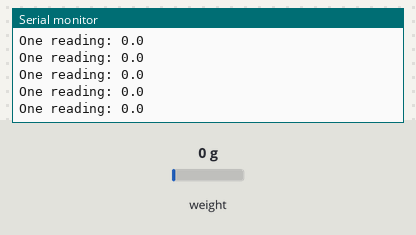
Recording of a program running on a simulated ESP32. Parts: the last lines printed to the serial monitor. Inputs (shaded band) come from the test bench; at power-on: weight on the scale 0 g.

Above: at 8.4 s.
8.5 s: weight on the scale set to 100 g
At 8.51 s:
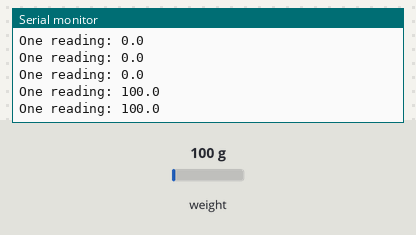
10.0 s: weight on the scale set to 1250 g
At 10.01 s:
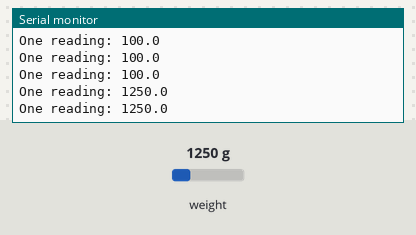
Timing chart, 0 to 13.0 s (numbered marks = the images above; inputs shaded):
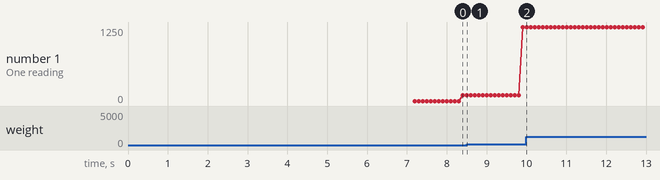

The program:

main.cpp
```cpp
// HX711 Library Test Code (complete project  at https://RandomNerdTutorials.com/arduino-load-cell-hx711/)
// Version 1.0
// Luka Žagar   22 July 2023

#include <Arduino.h>
#include <HX711.h>

const int LOADCELL_DOUT_PIN = 25;
const int LOADCELL_SCK_PIN = 26;

HX711 scale;

void setup() {
  Serial.begin(250000);

  Serial.println("Initializing the scale...");
  scale.begin(LOADCELL_DOUT_PIN, LOADCELL_SCK_PIN);

  Serial.println("Before setting up the scale:");
  Serial.print("Read: ");           Serial.println(scale.read()); // print a raw reading from the ADC
  Serial.print("Read average: ");   Serial.println(scale.read_average(20)); // print the average of 20 readings from the ADC
  Serial.print("Get value: ");      Serial.println(scale.get_value(5)); // print the average of 5 readings from the ADC minus the tare weight (not set yet)
  Serial.print("Get units: ");      Serial.println(scale.get_units(5), 1); // print the average of 5 readings from the ADC minus tare weight (not set) divided

  scale.set_scale(87.7);  // this value is obtained by calibrating the scale with known weights
  scale.tare(); // reset the scale to 0

  Serial.println("After setting up the scale:");
  Serial.print("Read: ");           Serial.println(scale.read()); // print a raw reading from the ADC
  Serial.print("Read average: ");   Serial.println(scale.read_average(20)); // print the average of 20 readings from the ADC
  Serial.print("Get value: ");      Serial.println(scale.get_value(5)); // print the average of 5 readings from the ADC minus the tare weight, set with tare()
  Serial.print("Get units: ");      Serial.println(scale.get_units(5), 1); // print the average of 5 readings from the ADC minus tare weight, divided
}

void loop() {
  Serial.print("One reading: ");    Serial.println(scale.get_units(), 1);
 // Serial.print("Average: ");      Serial.print(scale.get_units(10), 5);   Serial.println(" g \t");
}
```

Measured:
- after the input at 8.5 s, the serial monitor: prints a new line at once (image 1)
- after the input at 10.0 s, the serial monitor: prints a new line at once (image 2)
- plotted number 1: 100 → 1250 after the input at 8.5 s
